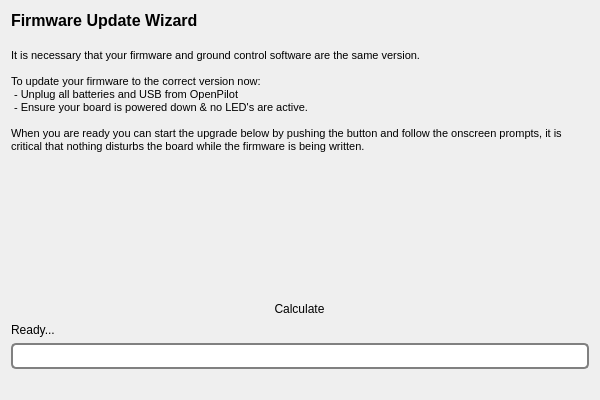
<?xml version="1.0" encoding="UTF-8"?>
<ui version="4.0">
 <class>AutoUpdatePage</class>
 <widget class="QWizardPage" name="AutoUpdatePage">
  <property name="geometry">
   <rect>
    <x>0</x>
    <y>0</y>
    <width>600</width>
    <height>400</height>
   </rect>
  </property>
  <property name="windowTitle">
   <string>WizardPage</string>
  </property>
  <layout class="QVBoxLayout" name="verticalLayout">
   <item>
    <widget class="QLabel" name="label">
     <property name="text">
      <string>&lt;!DOCTYPE HTML PUBLIC &quot;-//W3C//DTD HTML 4.0//EN&quot; &quot;http://www.w3.org/TR/REC-html40/strict.dtd&quot;&gt;
&lt;html&gt;&lt;head&gt;&lt;meta name=&quot;qrichtext&quot; content=&quot;1&quot; /&gt;&lt;style type=&quot;text/css&quot;&gt;
p, li { white-space: pre-wrap; }
&lt;/style&gt;&lt;/head&gt;&lt;body style=&quot; font-family:'MS Shell Dlg 2'; font-size:8pt; font-weight:400; font-style:normal;&quot;&gt;
&lt;p style=&quot; margin-top:0px; margin-bottom:0px; margin-left:0px; margin-right:0px; -qt-block-indent:0; text-indent:0px;&quot;&gt;&lt;span style=&quot; font-size:12pt; font-weight:600;&quot;&gt;Firmware Update Wizard&lt;/span&gt;&lt;/p&gt;
&lt;p style=&quot;-qt-paragraph-type:empty; margin-top:0px; margin-bottom:0px; margin-left:0px; margin-right:0px; -qt-block-indent:0; text-indent:0px; font-size:12pt; font-weight:600;&quot;&gt;&lt;br /&gt;&lt;/p&gt;
&lt;p style=&quot; margin-top:0px; margin-bottom:0px; margin-left:0px; margin-right:0px; -qt-block-indent:0; text-indent:0px;&quot;&gt;It is necessary that your firmware and ground control software are the same version.&lt;/p&gt;
&lt;p style=&quot;-qt-paragraph-type:empty; margin-top:0px; margin-bottom:0px; margin-left:0px; margin-right:0px; -qt-block-indent:0; text-indent:0px;&quot;&gt;&lt;br /&gt;&lt;/p&gt;
&lt;p style=&quot; margin-top:0px; margin-bottom:0px; margin-left:0px; margin-right:0px; -qt-block-indent:0; text-indent:0px;&quot;&gt;To update your firmware to the correct version now:&lt;/p&gt;
&lt;p style=&quot; margin-top:0px; margin-bottom:0px; margin-left:0px; margin-right:0px; -qt-block-indent:0; text-indent:0px;&quot;&gt; - Unplug all batteries and USB from OpenPilot&lt;/p&gt;
&lt;p style=&quot; margin-top:0px; margin-bottom:0px; margin-left:0px; margin-right:0px; -qt-block-indent:0; text-indent:0px;&quot;&gt; - Ensure your board is powered down &amp;amp; no LED's are active.&lt;/p&gt;
&lt;p style=&quot;-qt-paragraph-type:empty; margin-top:0px; margin-bottom:0px; margin-left:0px; margin-right:0px; -qt-block-indent:0; text-indent:0px;&quot;&gt;&lt;br /&gt;&lt;/p&gt;
&lt;p style=&quot; margin-top:0px; margin-bottom:0px; margin-left:0px; margin-right:0px; -qt-block-indent:0; text-indent:0px;&quot;&gt;When you are ready you can start the upgrade below by pushing the button and follow the onscreen prompts, it is critical that nothing disturbs the board while the firmware is being written.&lt;/p&gt;&lt;/body&gt;&lt;/html&gt;</string>
     </property>
     <property name="alignment">
      <set>Qt::AlignLeading|Qt::AlignLeft|Qt::AlignTop</set>
     </property>
     <property name="wordWrap">
      <bool>true</bool>
     </property>
    </widget>
   </item>
   <item>
    <spacer name="verticalSpacer">
     <property name="orientation">
      <enum>Qt::Vertical</enum>
     </property>
     <property name="sizeHint" stdset="0">
      <size>
       <width>20</width>
       <height>40</height>
      </size>
     </property>
    </spacer>
   </item>
   <item>
    <layout class="QHBoxLayout" name="horizontalLayout">
     <item>
      <widget class="QToolButton" name="startUpdate">
       <property name="toolTip">
        <string>Upgrade now</string>
       </property>
       <property name="styleSheet">
        <string notr="true">QToolButton { border: none }</string>
       </property>
       <property name="text">
        <string>Calculate</string>
       </property>
       <property name="icon">
        <iconset resource="../wizardResources.qrc">
         <normaloff>:/setupwizard/resources/bttn-upgrade-up.png</normaloff>
         <normalon>:/setupwizard/resources/bttn-upgrade-down.png</normalon>:/setupwizard/resources/bttn-upgrade-up.png</iconset>
       </property>
       <property name="iconSize">
        <size>
         <width>200</width>
         <height>70</height>
        </size>
       </property>
      </widget>
     </item>
    </layout>
   </item>
   <item>
    <layout class="QVBoxLayout" name="verticalLayout_2">
     <item>
      <widget class="QLabel" name="statusLabel">
       <property name="text">
        <string>Ready...</string>
       </property>
      </widget>
     </item>
     <item>
      <widget class="QProgressBar" name="levellinProgressBar">
       <property name="styleSheet">
        <string notr="true">QProgressBar {
     border: 2px solid grey;
     border-radius: 5px;
     text-align: center;
 }
QProgressBar::chunk {
     background-color: #3D6699;
     width: 10px;
     margin: 0.5px;
 }</string>
       </property>
       <property name="value">
        <number>0</number>
       </property>
       <property name="format">
        <string/>
       </property>
      </widget>
     </item>
    </layout>
   </item>
   <item>
    <widget class="QLabel" name="progressLabel">
     <property name="text">
      <string/>
     </property>
    </widget>
   </item>
  </layout>
 </widget>
 <resources>
  <include location="../wizardResources.qrc"/>
 </resources>
 <connections/>
</ui>
